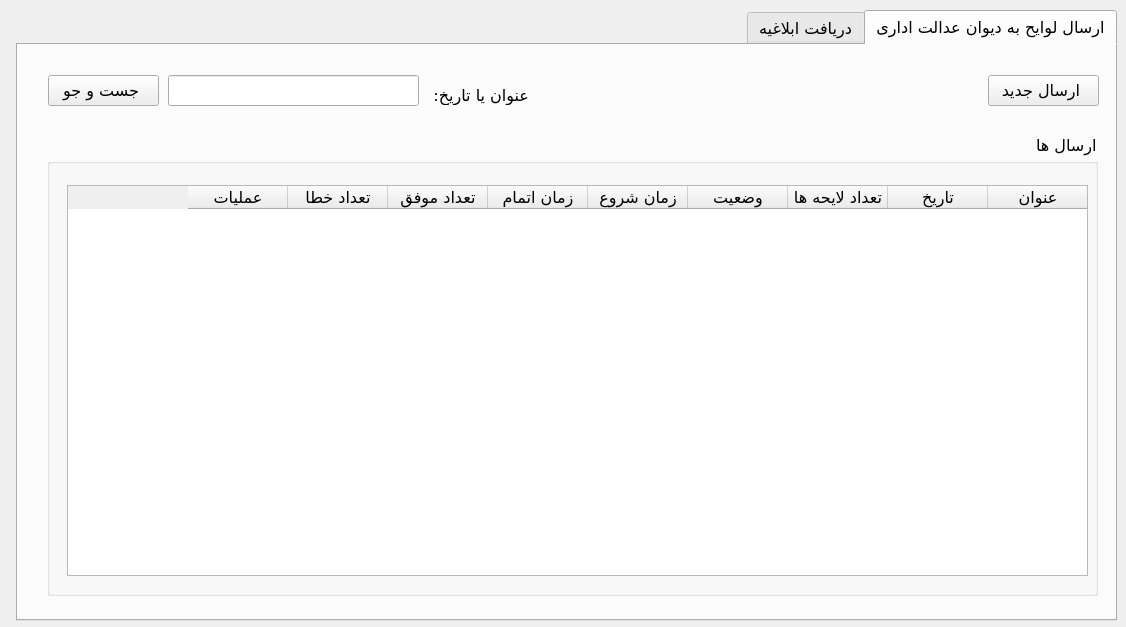
<?xml version="1.0" encoding="UTF-8"?>
<ui version="4.0">
 <class>mainWindow</class>
 <widget class="QWidget" name="mainWindow">
  <property name="geometry">
   <rect>
    <x>0</x>
    <y>0</y>
    <width>1126</width>
    <height>627</height>
   </rect>
  </property>
  <property name="sizePolicy">
   <sizepolicy hsizetype="Preferred" vsizetype="Preferred">
    <horstretch>0</horstretch>
    <verstretch>0</verstretch>
   </sizepolicy>
  </property>
  <property name="font">
   <font>
    <family>B Yekan</family>
    <pointsize>12</pointsize>
   </font>
  </property>
  <property name="windowTitle">
   <string>ربات آسان ساز ثنا</string>
  </property>
  <property name="layoutDirection">
   <enum>Qt::LayoutDirection::RightToLeft</enum>
  </property>
  <property name="autoFillBackground">
   <bool>false</bool>
  </property>
  <widget class="QTabWidget" name="tabWidget">
   <property name="geometry">
    <rect>
     <x>16</x>
     <y>10</y>
     <width>1101</width>
     <height>611</height>
    </rect>
   </property>
   <property name="font">
    <font>
     <family>B Yekan</family>
     <pointsize>12</pointsize>
    </font>
   </property>
   <property name="tabShape">
    <enum>QTabWidget::TabShape::Rounded</enum>
   </property>
   <property name="currentIndex">
    <number>0</number>
   </property>
   <property name="iconSize">
    <size>
     <width>16</width>
     <height>16</height>
    </size>
   </property>
   <widget class="QWidget" name="sendToDivanTab">
    <property name="font">
     <font>
      <family>B Yekan</family>
      <pointsize>12</pointsize>
     </font>
    </property>
    <attribute name="title">
     <string>ارسال لوایح به دیوان عدالت اداری</string>
    </attribute>
    <widget class="QPushButton" name="newPostBtn">
     <property name="geometry">
      <rect>
       <x>970</x>
       <y>30</y>
       <width>111</width>
       <height>31</height>
      </rect>
     </property>
     <property name="font">
      <font>
       <family>B Yekan</family>
       <pointsize>12</pointsize>
      </font>
     </property>
     <property name="cursor">
      <cursorShape>PointingHandCursor</cursorShape>
     </property>
     <property name="autoFillBackground">
      <bool>false</bool>
     </property>
     <property name="text">
      <string>ارسال جدید </string>
     </property>
     <property name="icon">
      <iconset theme="QIcon::ThemeIcon::ListAdd"/>
     </property>
     <property name="checkable">
      <bool>false</bool>
     </property>
     <property name="flat">
      <bool>false</bool>
     </property>
    </widget>
    <widget class="QGroupBox" name="postsBox">
     <property name="geometry">
      <rect>
       <x>29</x>
       <y>90</y>
       <width>1051</width>
       <height>461</height>
      </rect>
     </property>
     <property name="font">
      <font>
       <family>B Yekan</family>
       <pointsize>12</pointsize>
      </font>
     </property>
     <property name="title">
      <string>ارسال ها</string>
     </property>
     <widget class="QTableWidget" name="postsTable">
      <property name="geometry">
       <rect>
        <x>20</x>
        <y>50</y>
        <width>1021</width>
        <height>391</height>
       </rect>
      </property>
      <property name="font">
       <font>
        <family>B Yekan</family>
        <pointsize>12</pointsize>
       </font>
      </property>
      <column>
       <property name="text">
        <string>عنوان</string>
       </property>
      </column>
      <column>
       <property name="text">
        <string>تاریخ</string>
       </property>
      </column>
      <column>
       <property name="text">
        <string>تعداد لایحه ها</string>
       </property>
      </column>
      <column>
       <property name="text">
        <string>وضعیت</string>
       </property>
      </column>
      <column>
       <property name="text">
        <string>زمان شروع</string>
       </property>
      </column>
      <column>
       <property name="text">
        <string>زمان اتمام</string>
       </property>
      </column>
      <column>
       <property name="text">
        <string>تعداد موفق</string>
       </property>
      </column>
      <column>
       <property name="text">
        <string>تعداد خطا</string>
       </property>
      </column>
      <column>
       <property name="text">
        <string>عملیات</string>
       </property>
      </column>
     </widget>
    </widget>
    <widget class="QPushButton" name="searchBtn">
     <property name="geometry">
      <rect>
       <x>30</x>
       <y>30</y>
       <width>111</width>
       <height>31</height>
      </rect>
     </property>
     <property name="font">
      <font>
       <family>B Yekan</family>
       <pointsize>12</pointsize>
      </font>
     </property>
     <property name="cursor">
      <cursorShape>PointingHandCursor</cursorShape>
     </property>
     <property name="autoFillBackground">
      <bool>false</bool>
     </property>
     <property name="text">
      <string>جست و جو </string>
     </property>
     <property name="icon">
      <iconset theme="QIcon::ThemeIcon::EditFind"/>
     </property>
     <property name="checkable">
      <bool>false</bool>
     </property>
     <property name="flat">
      <bool>false</bool>
     </property>
    </widget>
    <widget class="QLineEdit" name="searchInput">
     <property name="geometry">
      <rect>
       <x>150</x>
       <y>30</y>
       <width>251</width>
       <height>31</height>
      </rect>
     </property>
    </widget>
    <widget class="QLabel" name="searchLabel">
     <property name="geometry">
      <rect>
       <x>410</x>
       <y>40</y>
       <width>101</width>
       <height>20</height>
      </rect>
     </property>
     <property name="text">
      <string>عنوان یا تاریخ:</string>
     </property>
    </widget>
   </widget>
   <widget class="QWidget" name="fetchEblagh">
    <attribute name="title">
     <string>دریافت ابلاغیه</string>
    </attribute>
   </widget>
  </widget>
 </widget>
 <resources/>
 <connections/>
</ui>
